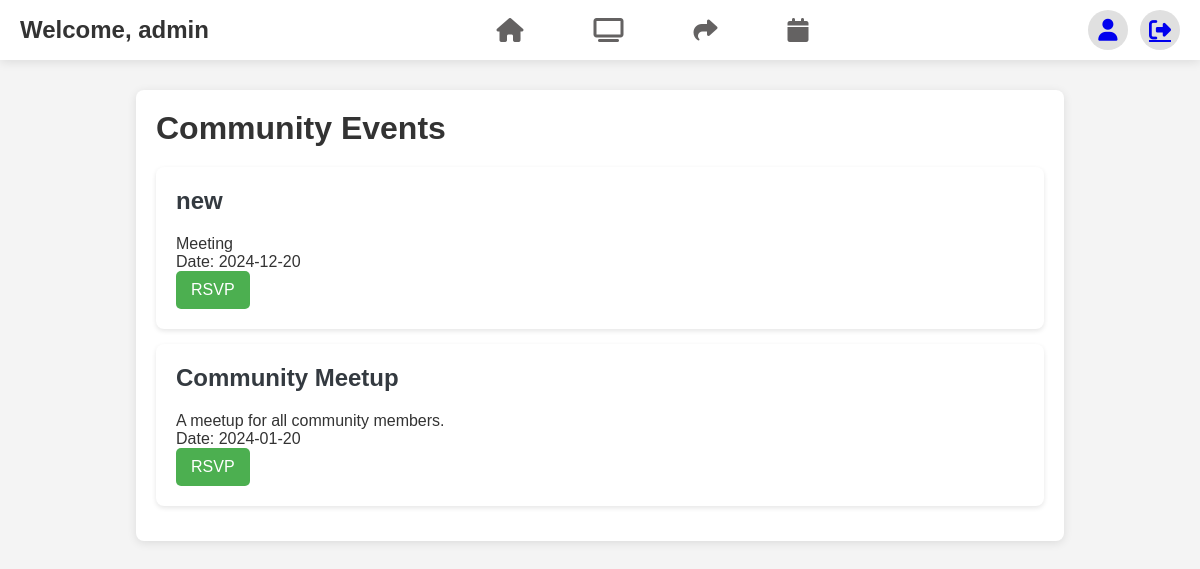
The page /?page=events (signed in) on the database its author committed.
### tables this page shows
CREATE TABLE `events` (
  `id` int(11) NOT NULL,
  `name` varchar(255) NOT NULL,
  `description` text DEFAULT NULL,
  `event_date` date NOT NULL,
  `created_by` int(11) NOT NULL,
  `created_at` timestamp NOT NULL DEFAULT current_timestamp()
);

### index.php (called while the page is built, shortened)
<?php
require_once './config/database.php';
require_once './app/core/Router.php';
$router = new Router();
$router->route();
?>

### app/controllers/EventsController.php (called while the page is built, shortened)
<?php
require_once __DIR__ . '/../../config/Database.php';
class EventsController {
    private $pdo;
    public function __construct() {
        $database = new Database();
        $this->pdo = $database->connect();
    }
    public function getEvents($filters = []) {
        $query = "SELECT * FROM events WHERE 1";
        $stmt = $this->pdo->prepare($query);
        $stmt->execute();
        return $stmt->fetchAll(PDO::FETCH_ASSOC);
    }
}
?>

### config/Database.php (called while the page is built, shortened)
<?php
class Database {
    private $host;
    private $db_name;
    private $username;
    private $password;
    private $conn;
    public function __construct() {
        $this->host = getenv('DB_HOST') ?: 'localhost';
        $this->db_name = getenv('DB_NAME') ?: 'bayanihub';
        $this->username = getenv('DB_USER') ?: 'root';
        $this->password = getenv('DB_PASS') ?: '';
    }
    public function connect() {
        try {
            $this->conn = new PDO(
                "mysql:host={$this->host};dbname={$this->db_name};charset=utf8",
                $this->username,
                $this->password
            );
            $this->conn->setAttribute(PDO::ATTR_ERRMODE, PDO::ERRMODE_EXCEPTION);
        } catch (PDOException $e) {
            error_log("Database connection error: " . $e->getMessage(), 3, __DIR__ . '/logs/database.log');
            die("An error occurred while connecting to the database.");
        }
        return $this->conn;
    }
}
?>

### app/views/events_list.php (the view, shortened to what this page needs)
<?php
require_once __DIR__ . '/../controllers/EventsController.php';
$eventsController = new EventsController();
$events = $eventsController->getEvents();
?>
<!DOCTYPE html>
<html lang="en">
<head>
    <link rel="stylesheet" href="https://cdnjs.cloudflare.com/ajax/libs/font-awesome/6.7.1/css/all.min.css"
 />
    <link rel="stylesheet" href="./public/assets/eventsStyle.css">
</head>
<body>
<div class="container">
    <nav>
        <div class="nav-left">
            <h1>Welcome, <?= htmlspecialchars($_SESSION['user']['name']); ?></h1>
        </div>
        <div class="nav-center">
            <a href="?page=dashboard"><i class="fa-solid fa-house"></i></a>
            <a href="?page=help_requests"><i class="fa-solid fa-tv"></i></a>
            <a href="?page=resource_sharing"><i class="fa-solid fa-share"></i></a>
            <a href="?page=events"><i class="fa-solid fa-calendar"></i></a>
        </div>
        <div class="nav-right">
            <a href="?page=profile"><i class="fa-solid fa-user"></i></a>
            <a href="?page=logout"><i class="fa-solid fa-right-from-bracket"></i></a>
        </div>
    </nav>
    <div class="main-content">
        <div class="main-left">
            <h1>Community Events</h1>
            <?php if (!empty($events)): ?>
                <ul class="events-list">
                    <?php foreach ($events as $event): ?>
                        <li class="event-item">
                            <h2><?= htmlspecialchars($event['name']); ?></h2>
                            <p><?= htmlspecialchars($event['description']); ?></p>
                            <p>Date: <?= htmlspecialchars($event['event_date']); ?></p>
                            <form method="POST" action="">
                                <button type="submit" name="status" value="attending" class="rsvp-button">RSVP</button>
                            </form>
                        </li>
                    <?php endforeach; ?>
                </ul>
            <?php else: ?>
                <p>No events found. Please check back later.</p>
            <?php endif; ?>
        </div>
    </div>
</div>
</body>
</html>

### public/assets/eventsStyle.css (style rules this page uses)
* { margin: 0; padding: 0; box-sizing: border-box; }
body { background: #f4f4f4; color: #333; font-family: 'Arial', sans-serif; }
nav { width: 100%; height: 60px; display: flex; align-items: center; justify-content: space-between; background: #ffffff; box-shadow: 0 2px 10px rgba(0, 0, 0, 0.1); position: fixed; z-index: 1000; top: 0; padding: 0 20px; }
.nav-left { display: flex; align-items: center; }
.nav-left h1 { font-size: 1.5em; }
.nav-center { display: flex; align-items: center; }
.nav-center a { margin-left: 20px; text-decoration: none; }
.nav-center i { background: none; border-radius: 10px; font-size: 24px; padding: 15px 25px; color: #646262; transition: background 0.3s, color 0.3s; }
.nav-right { display: flex; align-items: center; }
.nav-right a { margin-left: 12px; }
.nav-right i { background: #e0e0e0; height: 40px; width: 40px; border-radius: 50%; font-size: 22px; display: flex; align-items: center; justify-content: center; transition: background 0.3s; }
.main-content { display: flex; justify-content: center; margin-top: 70px; padding: 20px; }
.main-left { width: 80%; background: #ffffff; padding: 20px; border-radius: 8px; box-shadow: 0 2px 10px rgba(0, 0, 0, 0.1); }
.main-left h1 { margin-bottom: 20px; }
.events-list { list-style-type: none; padding: 0; }
.event-item { background: #f8f9fa; padding: 15px; margin-bottom: 15px; border-radius: 5px; box-shadow: 0 1px 5px rgba(0, 0, 0, 0.1); }
.event-item h2 { color: #343a40; margin-bottom: 20px; }
.rsvp-button { background: #28a745; color: #fff; border: none; padding: 10px 15px; border-radius: 5px; cursor: pointer; transition: background 0.3s; }
.rsvp-button { padding: 10px 15px; background-color: #4CAF50; color: white; border: none; border-radius: 5px; cursor: pointer; font-size: 16px; }
.event-item { background-color: #fff; padding: 20px; margin-bottom: 15px; border-radius: 8px; box-shadow: 0 2px 5px rgba(0, 0, 0, 0.1); }
.event-item h2 { margin-top: 0; }

### rows shown on the page
events: name "new", description "Meeting", event_date "2024-12-20"
events: name "Community Meetup", description "A meetup for all community members.", event_date "2024-01-20"

### other values the page prints
$_SESSION['user']['name'] "admin"
